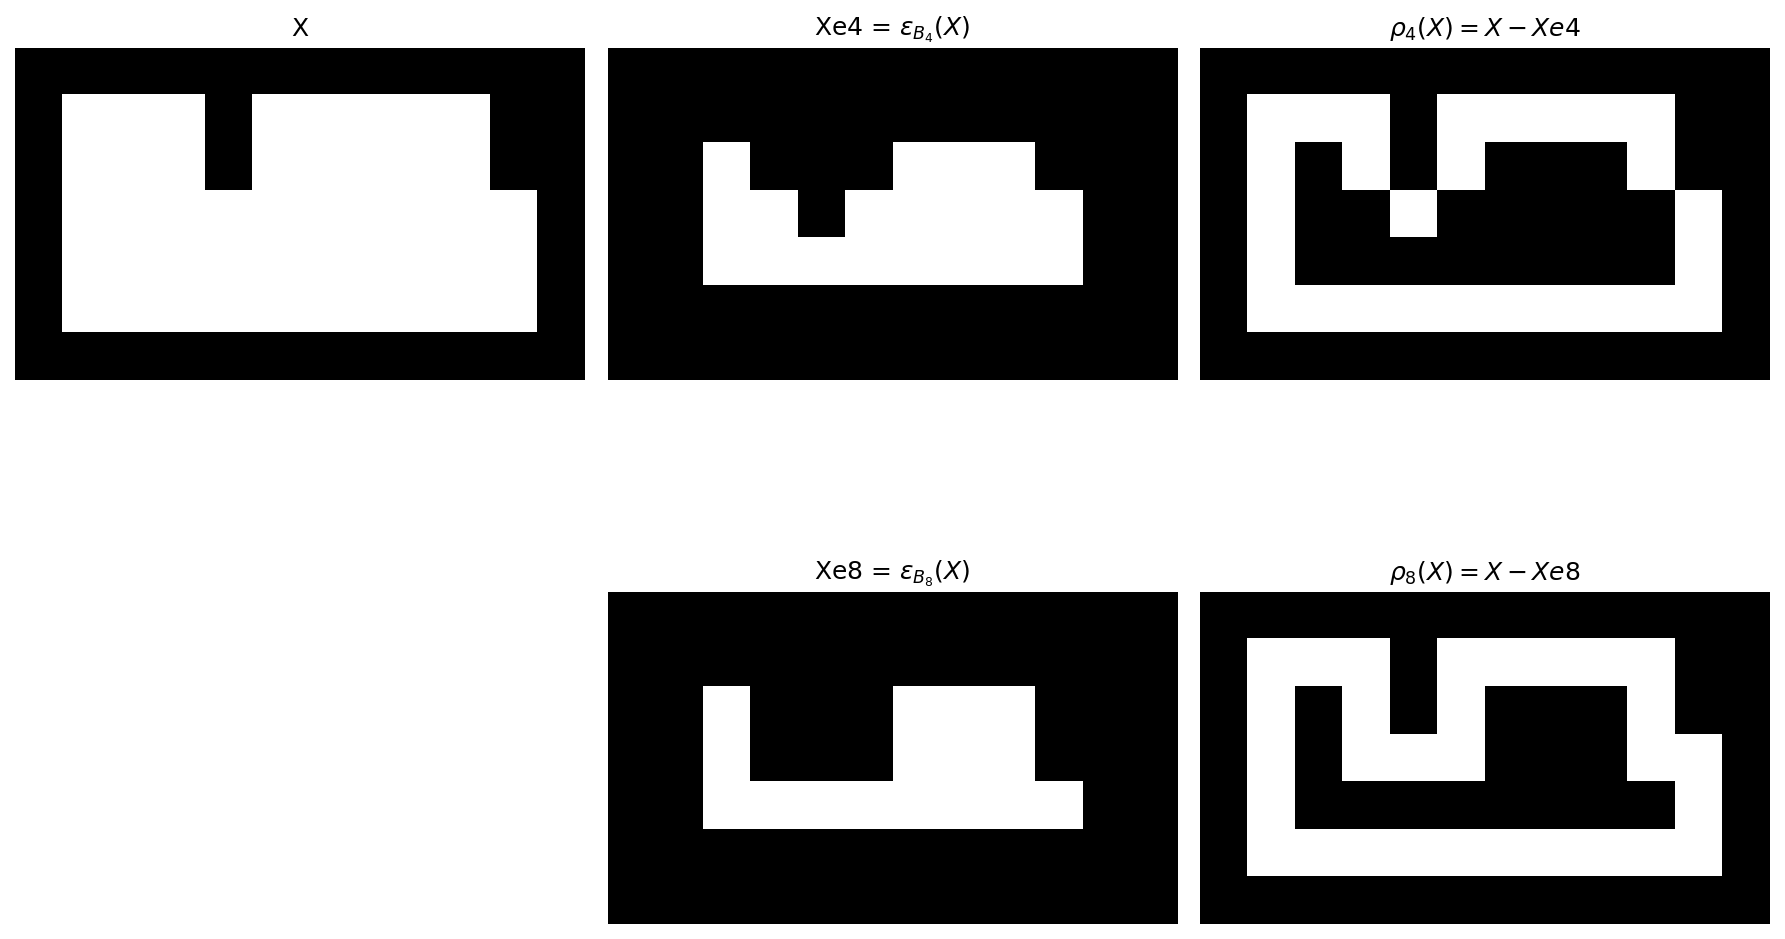

The Python source for this figure:
import numpy as np
import matplotlib.pyplot as plt
import sys
from pathlib import Path
import ia870 as ia

# %% SE
Bc4 = ia.iasecross()
Bc8 = ia.iasebox()

# %% Data
X = np.ones((7, 12), dtype=bool)
X[1:3, 4] = False
X[1:3, -2] = False
X = ia.iaintersec(X, np.logical_not(ia.iaframe(X)))

# %% Erosion
Xe4 = ia.iaero(X, Bc4)
Xe8 = ia.iaero(X, Bc8)

# %% Gradient
Grad4 = ia.iasubm(X, Xe4)
Grad8 = ia.iasubm(X, Xe8)

# %% Display
fig = plt.figure(1, figsize=(12, 8))

plt.subplot(2, 3, 1)
plt.imshow(X, cmap='gray')
plt.title('X')
plt.axis('off')

plt.subplot(2, 3, 2)
plt.imshow(Xe4, cmap='gray')
plt.title(r'Xe4 = $\epsilon_{B_4}(X)$')
plt.axis('off')

plt.subplot(2, 3, 3)
plt.imshow(Grad4, cmap='gray')
plt.title(r'$\rho_4(X) = X-Xe4$')
plt.axis('off')

plt.subplot(2, 3, 5)
plt.imshow(Xe8, cmap='gray')
plt.title(r'Xe8 = $\epsilon_{B_8}(X)$')
plt.axis('off')

plt.subplot(2, 3, 6)
plt.imshow(Grad8, cmap='gray')
plt.title(r'$\rho_8(X) = X-Xe8$')
plt.axis('off')

plt.tight_layout()
fig.savefig('Figure915.png', dpi=150, bbox_inches='tight')
plt.show()
